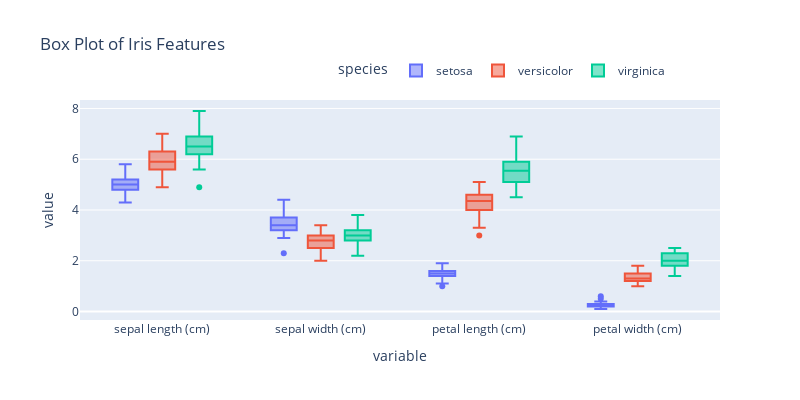

Notebook source saved alongside this figure:
### Code cell
# Create a grouped box plot
fig = px.box(
    df_melt,
    x='variable',
    y='value',
    color='species',
    width=800,
    height=400,
    title='Box Plot of Iris Features'
)
# Change the legend position to 'top'
fig.update_layout(legend=dict(x=0.4, y=1.2, orientation='h'))
# Show the plot
fig.show()

### Figure 1 — Plotly figure (JSON) as saved in the notebook; plotly's stock layout.template omitted (floating-point values rounded to 4 significant figures; data arrays with more than 128 entries replaced by an {"elided": "..."} marker saying what was removed)
{"data": [{"alignmentgroup": "True", "hovertemplate": "species=setosa<br>variable=%{x}<br>value=%{y}<extra></extra>", "legendgroup": "setosa", "marker": {"color": "#636efa"}, "name": "setosa", "notched": false, "offsetgroup": "setosa", "orientation": "v", "showlegend": true, "type": "box", "x": {"elided": "200 str values"}, "x0": " ", "xaxis": "x", "y": {"elided": "200 float values"}, "y0": " ", "yaxis": "y"}, {"alignmentgroup": "True", "hovertemplate": "species=versicolor<br>variable=%{x}<br>value=%{y}<extra></extra>", "legendgroup": "versicolor", "marker": {"color": "#EF553B"}, "name": "versicolor", "notched": false, "offsetgroup": "versicolor", "orientation": "v", "showlegend": true, "type": "box", "x": {"elided": "200 str values"}, "x0": " ", "xaxis": "x", "y": {"elided": "200 float values"}, "y0": " ", "yaxis": "y"}, {"alignmentgroup": "True", "hovertemplate": "species=virginica<br>variable=%{x}<br>value=%{y}<extra></extra>", "legendgroup": "virginica", "marker": {"color": "#00cc96"}, "name": "virginica", "notched": false, "offsetgroup": "virginica", "orientation": "v", "showlegend": true, "type": "box", "x": {"elided": "200 str values"}, "x0": " ", "xaxis": "x", "y": {"elided": "200 float values"}, "y0": " ", "yaxis": "y"}], "layout": {"boxmode": "group", "height": 400, "legend": {"orientation": "h", "title": {"text": "species"}, "tracegroupgap": 0, "x": 0.4, "y": 1.2}, "title": {"text": "Box Plot of Iris Features"}, "width": 800, "xaxis": {"anchor": "y", "domain": [0, 1], "title": {"text": "variable"}}, "yaxis": {"anchor": "x", "domain": [0, 1], "title": {"text": "value"}}}}
